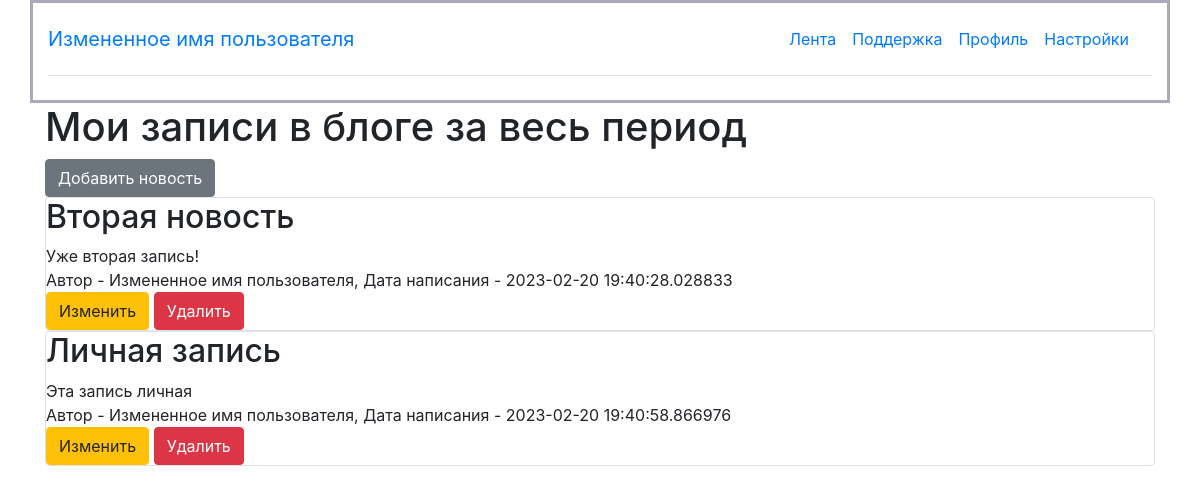
Screenshot of /profile (signed in) with the database file from the repository.
### data/users.py (models this page shows, shortened)
class User(SqlAlchemyBase, UserMixin):
    __tablename__ = 'users'
    id = sqlalchemy.Column(sqlalchemy.Integer,
                           primary_key=True, autoincrement=True)
    name = sqlalchemy.Column(sqlalchemy.String, nullable=True)
    about = sqlalchemy.Column(sqlalchemy.String, nullable=True)
    email = sqlalchemy.Column(sqlalchemy.String,
                              index=True, unique=True, nullable=True)
    hashed_password = sqlalchemy.Column(sqlalchemy.String, nullable=True)
    created_date = sqlalchemy.Column(sqlalchemy.DateTime,
                                     default=datetime.datetime.now)
    news = orm.relationship("News", back_populates='user')

### data/news.py (models this page shows)
class News(SqlAlchemyBase):
    __tablename__ = 'news'
    id = sqlalchemy.Column(sqlalchemy.Integer,
                           primary_key=True, autoincrement=True)
    title = sqlalchemy.Column(sqlalchemy.String, nullable=True)
    content = sqlalchemy.Column(sqlalchemy.String, nullable=True)
    created_date = sqlalchemy.Column(sqlalchemy.DateTime,
                                     default=datetime.datetime.now)
    is_private = sqlalchemy.Column(sqlalchemy.Boolean, default=True)
    user_id = sqlalchemy.Column(sqlalchemy.Integer,
                                sqlalchemy.ForeignKey("users.id"))
    user = orm.relationship('User')

### main.py (the view)
@app.route("/profile")
def profile():
    db_sess = db_session.create_session()
    if current_user.is_authenticated:
        news = db_sess.query(News).filter(
            News.user == current_user)
    else:
        error_ = 101
        return redirect(f"/error/{error_}")
    return render_template("profile.html", news=news)

### data/db_session.py (called while the page is built)
def create_session() -> Session:
    global __factory
    return __factory()

### main.py (called while the page is built)
@login_manager.user_loader
def load_user(user_id):
    db_sess = db_session.create_session()
    return db_sess.query(User).get(user_id)

### templates/profile.html
{% extends "base.html" %}
{% block content %}
<h1>Мои записи в блоге за весь период</h1>
{% if current_user.is_authenticated %}
    <a href="news" class="btn btn-secondary">Добавить новость</a>
{% endif %}
{% for item in news%}
<div class="col-md6 border rounded">
    <h2>{{item.title}}</h2>
    <div>
        {{item.content}}
    </div>
    <div>
        Автор - {{item.user.name}}, Дата написания - {{item.created_date}}
    </div>
    <div>
        <a href="/news/{{ item.id }}" class="btn btn-warning">
            Изменить
        </a>
        <a href="/news_delete/{{ item.id }}" class="btn btn-danger">
            Удалить
        </a>
    </div>
</div>
{% endfor %}
{% endblock %}

### templates/base.html (shortened to what this page needs)
<!doctype html>
<html lang="en">
<head>
    <link rel="stylesheet"
          href="https://stackpath.bootstrapcdn.com/bootstrap/4.4.1/css/bootstrap.min.css"
>
</head>
<body>
<header>
    <div class="container" style="background-color: white; border:#aaabb8 solid; ">
        <header class="d-flex flex-wrap align-items-center justify-content-center justify-content-md-between py-3 mb-4 border-bottom">
            {% if current_user.is_authenticated %}
            <a class="navbar-brand" href="/logout">{{ current_user.name }}</a>
            {% endif %}
            <ul class="nav col-12 col-md-auto mb-2 justify-content-center mb-md-0">
                <li><a href="/" class="nav-link px-2 link-secondary">Лента</a></li>
                <li><a href="#" class="nav-link px-2">Поддержка</a></li>
                <li><a href="/profile" class="nav-link px-2">Профиль</a></li>
                <li><a href="#" class="nav-link px-2" style="">Настройки</a></li>
        </header>
    </div>
</header>
<main role="main" class="container">
    {% block content %}{% endblock %}
</main>
</body>
</html>

### templates/base.html (style rules this page uses)
body { background: url(https://img.freepik.com/free-photo/white-concrete-wall_53876-92803.jpg?w=1380&t=st=1681221851~exp=1681222451~hmac=b56127937686b29879128f878f829b32c23de93e679daa4056adbcf6740c8b92); background-color: #AAABB8 background-repeat: repeat-x; background-repeat: repeat-y; background-size: 100%; }

### rows the page displays
User: name "Измененное имя пользователя"
News: title "Вторая новость", content "Уже вторая запись!", user.name "Измененное имя пользователя", created_date "2023-02-20 19:40:28.028833"
News: title "Личная запись", content "Эта запись личная", user.name "Измененное имя пользователя", created_date "2023-02-20 19:40:58.866976"
